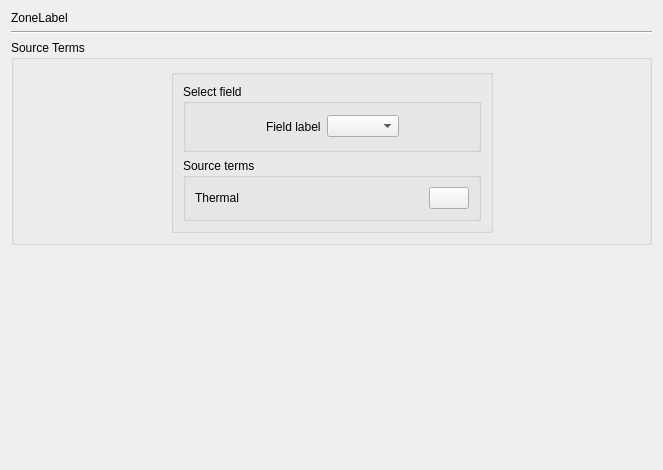
<?xml version="1.0" encoding="UTF-8"?>
<ui version="4.0">
 <class>MainFieldsSourceTerms</class>
 <widget class="QWidget" name="MainFieldsSourceTerms">
  <property name="geometry">
   <rect>
    <x>0</x>
    <y>0</y>
    <width>659</width>
    <height>470</height>
   </rect>
  </property>
  <property name="windowTitle">
   <string>Form</string>
  </property>
  <layout class="QGridLayout" name="gridLayout_6">
   <item row="2" column="0">
    <widget class="QGroupBox" name="groupBox">
     <property name="title">
      <string>Source Terms</string>
     </property>
     <layout class="QGridLayout" name="gridLayout_3">
      <item row="0" column="1" rowspan="2">
       <layout class="QVBoxLayout" name="verticalLayout">
        <item>
         <widget class="QGroupBox" name="groupBoxDefinition">
          <property name="title">
           <string/>
          </property>
          <layout class="QGridLayout" name="gridLayout_2">
           <item row="1" column="0">
            <widget class="QGroupBox" name="groupBoxZone">
             <property name="title">
              <string>Source terms</string>
             </property>
             <layout class="QGridLayout" name="gridLayout_5">
              <item row="0" column="0">
               <layout class="QGridLayout" name="gridLayout_4">
                <item row="0" column="1" colspan="2">
                 <spacer name="spacer_5">
                  <property name="orientation">
                   <enum>Qt::Horizontal</enum>
                  </property>
                  <property name="sizeHint" stdset="0">
                   <size>
                    <width>138</width>
                    <height>20</height>
                   </size>
                  </property>
                 </spacer>
                </item>
                <item row="0" column="0">
                 <widget class="QLabel" name="labelThermal">
                  <property name="text">
                   <string>Thermal</string>
                  </property>
                 </widget>
                </item>
                <item row="0" column="4">
                 <widget class="QPushButton" name="pushButtonThermal">
                  <property name="text">
                   <string/>
                  </property>
                  <property name="icon">
                   <iconset>
                    <normaloff>:/new/prefix1/icons/22x22/edit-find-replace.png</normaloff>
                    :/new/prefix1/icons/22x22/edit-find-replace.png
                   </iconset>
                  </property>
                  <property name="iconSize">
                   <size>
                    <width>22</width>
                    <height>22</height>
                   </size>
                  </property>
                 </widget>
                </item>
                <item row="0" column="3">
                 <spacer name="horizontalSpacer_4">
                  <property name="orientation">
                   <enum>Qt::Horizontal</enum>
                  </property>
                  <property name="sizeHint" stdset="0">
                   <size>
                    <width>40</width>
                    <height>20</height>
                   </size>
                  </property>
                 </spacer>
                </item>
               </layout>
              </item>
             </layout>
            </widget>
           </item>
           <item row="0" column="0">
            <widget class="QGroupBox" name="groupBoxField">
             <property name="title">
              <string>Select field</string>
             </property>
             <layout class="QGridLayout" name="gridLayout">
              <item row="0" column="0">
               <layout class="QHBoxLayout" name="horizontalLayout_12">
                <item>
                 <spacer name="horizontalSpacer_2">
                  <property name="orientation">
                   <enum>Qt::Horizontal</enum>
                  </property>
                  <property name="sizeHint" stdset="0">
                   <size>
                    <width>13</width>
                    <height>25</height>
                   </size>
                  </property>
                 </spacer>
                </item>
                <item>
                 <widget class="QLabel" name="label_9">
                  <property name="text">
                   <string>Field label</string>
                  </property>
                 </widget>
                </item>
                <item>
                 <widget class="QComboBox" name="comboBoxField"/>
                </item>
                <item>
                 <spacer name="horizontalSpacer_5">
                  <property name="orientation">
                   <enum>Qt::Horizontal</enum>
                  </property>
                  <property name="sizeHint" stdset="0">
                   <size>
                    <width>13</width>
                    <height>27</height>
                   </size>
                  </property>
                 </spacer>
                </item>
               </layout>
              </item>
             </layout>
            </widget>
           </item>
          </layout>
         </widget>
        </item>
       </layout>
      </item>
      <item row="0" column="2">
       <spacer name="horizontalSpacer_3">
        <property name="orientation">
         <enum>Qt::Horizontal</enum>
        </property>
        <property name="sizeHint" stdset="0">
         <size>
          <width>106</width>
          <height>20</height>
         </size>
        </property>
       </spacer>
      </item>
      <item row="1" column="0">
       <spacer name="horizontalSpacer">
        <property name="orientation">
         <enum>Qt::Horizontal</enum>
        </property>
        <property name="sizeHint" stdset="0">
         <size>
          <width>107</width>
          <height>20</height>
         </size>
        </property>
       </spacer>
      </item>
     </layout>
    </widget>
   </item>
   <item row="3" column="0">
    <spacer>
     <property name="orientation">
      <enum>Qt::Vertical</enum>
     </property>
     <property name="sizeHint" stdset="0">
      <size>
       <width>641</width>
       <height>16</height>
      </size>
     </property>
    </spacer>
   </item>
   <item row="0" column="0">
    <widget class="QLabel" name="zoneLabel">
     <property name="text">
      <string>ZoneLabel</string>
     </property>
    </widget>
   </item>
   <item row="1" column="0">
    <widget class="Line" name="line">
     <property name="orientation">
      <enum>Qt::Horizontal</enum>
     </property>
    </widget>
   </item>
  </layout>
 </widget>
 <resources/>
 <connections/>
</ui>
